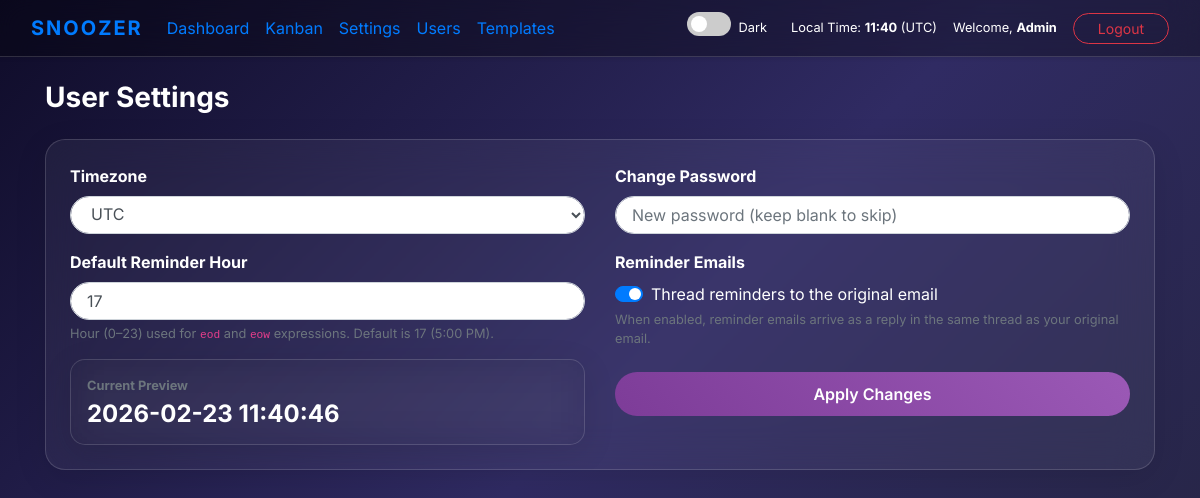
The page /settings.php (signed in) on the database its author committed.
### tables this page shows
CREATE TABLE `users` (
  `ID` int(11) NOT NULL AUTO_INCREMENT,
  `name` varchar(255) NOT NULL,
  `email` varchar(320) NOT NULL,
  `password` varchar(255) DEFAULT NULL,
  `role` varchar(20) NOT NULL DEFAULT 'user',
  `emailVerified` tinyint(1) DEFAULT 0,
  `DefaultReminderTime` int(2) DEFAULT NULL,
  `timezone` varchar(50) DEFAULT 'UTC',
  `theme` varchar(20) DEFAULT 'dark',
  `sslkey` tinyblob,
  `password_setup_token` varchar(64) DEFAULT NULL COMMENT 'Secure token for password setup',
  `password_setup_token_expires` datetime DEFAULT NULL COMMENT 'Token expiration timestamp',
  `thread_reminders` tinyint(1) NOT NULL DEFAULT 1 COMMENT 'Whether reminder emails are threaded to the original email (1=yes, 0=no)',
  PRIMARY KEY (`ID`),
  UNIQUE KEY `idx_email` (`email`),
  INDEX `idx_password_setup_token` (`password_setup_token`)
);

### src/Database.php (called while the page is built, shortened)
<?php
class Database
{
    private static $instance = null;
    private $mysqli;
    private function __construct()
    {
        $host = $_ENV['DB_HOST'] ?? 'localhost';
        $user = $_ENV['DB_USER'];
        $pass = $_ENV['DB_PASS'];
        $name = $_ENV['DB_NAME'];
        $this->mysqli = new mysqli($host, $user, $pass, $name);
        $this->mysqli->set_charset("utf8");
    }
    public static function getInstance()
    {
        if (self::$instance === null) {
            self::$instance = new self();
        }
        return self::$instance;
    }
    public function query($sql, $params = [], $types = "")
    {
        $stmt = $this->mysqli->prepare($sql);
        if (!empty($params)) {
            if (empty($types)) {
                $types = str_repeat('s', count($params));
            }
            $stmt->bind_param($types, ...$params);
        }
        if (!$stmt->execute()) {
            error_log("DB execute failed: " . $stmt->error . " | SQL: " . $sql);
            throw new Exception("A database error occurred.");
        }
        return $stmt;
    }
    public function fetchAll($sql, $params = [], $types = "")
    {
        $stmt = $this->query($sql, $params, $types);
        $result = $stmt->get_result();
        $data = [];
        while ($row = $result->fetch_assoc()) {
            $data[] = $row;
        }
        return $data;
    }
}

### src/User.php (called while the page is built, shortened)
<?php
require_once 'Database.php';
class User
{
    private $db;
    public function __construct()
    {
        $this->db = Database::getInstance();
    }
    public function findByEmail($email)
    {
        $rows = $this->db->fetchAll("SELECT * FROM users WHERE email = ? LIMIT 1", [$email]);
        return $rows[0] ?? null;
    }
}

### settings.php (the view, shortened to what this page needs)
<?php
require_once 'src/User.php';
$userRepo = new User();
$user = $userRepo->findByEmail($_SESSION['user_email']);
if (!empty($user['timezone'])) {
    date_default_timezone_set($user['timezone']);
}
?>
<!DOCTYPE html>
<html lang="en" data-theme="<?php echo $_SESSION['user_theme']; ?>">
<head>
    <link rel="stylesheet" href="https://stackpath.bootstrapcdn.com/bootstrap/4.2.1/css/bootstrap.min.css">
    <link rel="stylesheet" href="assets/css/main.css">
</head>
<body>
    <nav class="navbar navbar-expand-lg mb-4 shadow-sm">
        <div class="container-fluid">
            <a class="navbar-brand font-weight-bold" href="dashboard.php" style="letter-spacing: 2px;">SNOOZER</a>
            <div class="collapse navbar-collapse">
                <ul class="navbar-nav mr-auto">
                    <li class="nav-item"><a class="nav-link" href="dashboard.php">Dashboard</a></li>
                    <li class="nav-item"><a class="nav-link" href="kanban.php">Kanban</a></li>
                    <li class="nav-item active"><a class="nav-link" href="#">Settings</a></li>
                    <?php if (($_SESSION['user_role'] ?? 'user') === 'admin'): ?>
                        <li class="nav-item"><a class="nav-link" href="users.php">Users</a></li>
                        <li class="nav-item"><a class="nav-link" href="admin_templates.php">Templates</a></li>
                    <?php endif; ?>
                </ul>
                <div class="theme-switch-wrapper mr-4">
                    <label class="theme-switch" for="checkbox">
                        <div class="slider round"></div>
                    </label>
                    <span
                        class="ml-2 small"><?php echo $_SESSION['user_theme'] === 'light' ? 'Light' : 'Dark'; ?></span>
                </div>
                <span class="navbar-text mr-3 small">
                    Local Time: <strong><?php echo date('H:i'); ?></strong> (<?php echo $_SESSION['user_timezone']; ?>)
                </span>
                <span class="navbar-text mr-3 small">Welcome,
                    <strong><?php echo htmlspecialchars($user['name']); ?></strong></span>
                <a href="logout.php" class="btn btn-outline-danger btn-sm rounded-pill px-4">Logout</a>
            </div>
        </div>
    </nav>
    <div class="container">
        <h1 class="h3 font-weight-bold mb-4">User Settings</h1>
        <div class="glass-panel p-4">
            <form method="POST">
                <div class="row">
                    <div class="col-md-6">
                        <div class="form-group">
                            <label class="font-weight-bold">Timezone</label>
                            <select name="timezone" class="form-control rounded-pill px-3">
                                <?php
                                $currentTimezone = $user['timezone'] ?? 'UTC';
                                $grouped = [];
                                foreach (timezone_identifiers_list() as $tz) {
                                    $parts = explode('/', $tz, 2);
                                    $continent = count($parts) > 1 ? $parts[0] : 'Other';
                                    $grouped[$continent][] = $tz;
                                }
                                ksort($grouped);
                                foreach ($grouped as $continent => $zones): ?>
                                    <optgroup label="<?php echo htmlspecialchars($continent); ?>">
                                        <?php foreach ($zones as $tz): ?>
                                            <option value="<?php echo $tz; ?>" <?php echo $currentTimezone === $tz ? 'selected' : ''; ?>>
                                                <?php echo $tz; ?>
                                            </option>
                                        <?php endforeach; ?>
                                    </optgroup>
                                <?php endforeach; ?>
                            </select>
                        </div>
                        <div class="form-group mt-3">
                            <label class="font-weight-bold">Default Reminder Hour</label>
                            <input type="number" name="default_reminder_hour" min="0" max="23"
                                class="form-control rounded-pill px-3"
                                value="<?php echo (int) ($user['DefaultReminderTime'] ?? 17); ?>">
                            <small class="text-muted d-block mt-1">
                                Hour (0–23) used for <code>eod</code> and <code>eow</code> expressions.
                                Default is 17 (5:00 PM).
                            </small>
                        </div>
                        <div class="mt-3 p-3 glass-panel" style="background: rgba(0,0,0,0.05); border-radius: 15px;">
                            <small class="text-muted d-block uppercase tracking-wider font-weight-bold mb-1">Current
                                Preview</small>
                            <div class="h4 font-weight-bold mb-0"><?php echo date('Y-m-d H:i:s'); ?></div>
                        </div>
                    </div>
                    <div class="col-md-6">
                        <div class="form-group">
                            <label class="font-weight-bold">Change Password</label>
                            <input type="password" name="password" class="form-control rounded-pill px-3"
                                placeholder="New password (keep blank to skip)">
                        </div>
                        <div class="form-group mt-3">
                            <label class="font-weight-bold d-block">Reminder Emails</label>
                            <div class="custom-control custom-switch mt-2">
                                <label class="custom-control-label" for="threadReminders">
                                    Thread reminders to the original email
                                </label>
                            </div>
                            <small class="text-muted d-block mt-1">
                                When enabled, reminder emails arrive as a reply in the same thread as your original email.
                            </small>
                        </div>
                        <div class="mt-4">
                            <button type="submit" class="btn btn-premium btn-block">Apply Changes</button>
                        </div>
                    </div>
                </div>
            </form>
        </div>
    </div>
</body>
</html>

### assets/css/main.css (style rules this page uses)
:root { --primary-purple: #7d3c98; --primary-purple-light: #d291ff; --transition-speed: 0.3s; }
[data-theme="dark"] { --bg-gradient: linear-gradient(135deg, #0f0c29 0%, #302b63 50%, #24243e 100%); --text-main: #ffffff; --text-muted: rgba(255, 255, 255, 0.6); --glass-bg: rgba(255, 255, 255, 0.05); --glass-border: rgba(255, 255, 255, 0.15); --navbar-bg: rgba(0, 0, 0, 0.3); --card-bg: rgba(255, 255, 255, 0.06); --card-hover-bg: rgba(255, 255, 255, 0.1); --input-bg: rgba(255, 255, 255, 0.08); }
body { font-family: 'Inter', sans-serif; background: var(--bg-gradient); background-attachment: fixed; color: var(--text-main); min-height: 100vh; transition: background var(--transition-speed), color var(--transition-speed); }
.glass-panel { background: var(--glass-bg); backdrop-filter: blur(20px); -webkit-backdrop-filter: blur(20px); border: 1px solid var(--glass-border); border-radius: 20px; box-shadow: 0 8px 32px 0 rgba(0, 0, 0, 0.1); }
.navbar { background: var(--navbar-bg) !important; backdrop-filter: blur(15px); border-bottom: 1px solid var(--glass-border); transition: background var(--transition-speed); }
.btn-premium { background: linear-gradient(45deg, var(--primary-purple), #9b59b6); border: none; color: white; font-weight: 600; border-radius: 50px; padding: 10px 25px; transition: transform 0.2s; }
.theme-switch-wrapper { display: flex; align-items: center; }
.theme-switch { display: inline-block; height: 24px; position: relative; width: 44px; }
.slider { background-color: #ccc; bottom: 0; cursor: pointer; left: 0; position: absolute; right: 0; top: 0; transition: .4s; border-radius: 34px; }
.slider:before { background-color: #fff; bottom: 4px; content: ""; height: 16px; left: 4px; position: absolute; transition: .4s; width: 16px; border-radius: 50%; }

### rows shown on the page
users: name "Admin", timezone "UTC", default_reminder_hour "17"

### other values the page prints
$_SESSION['user_timezone'] "UTC"
